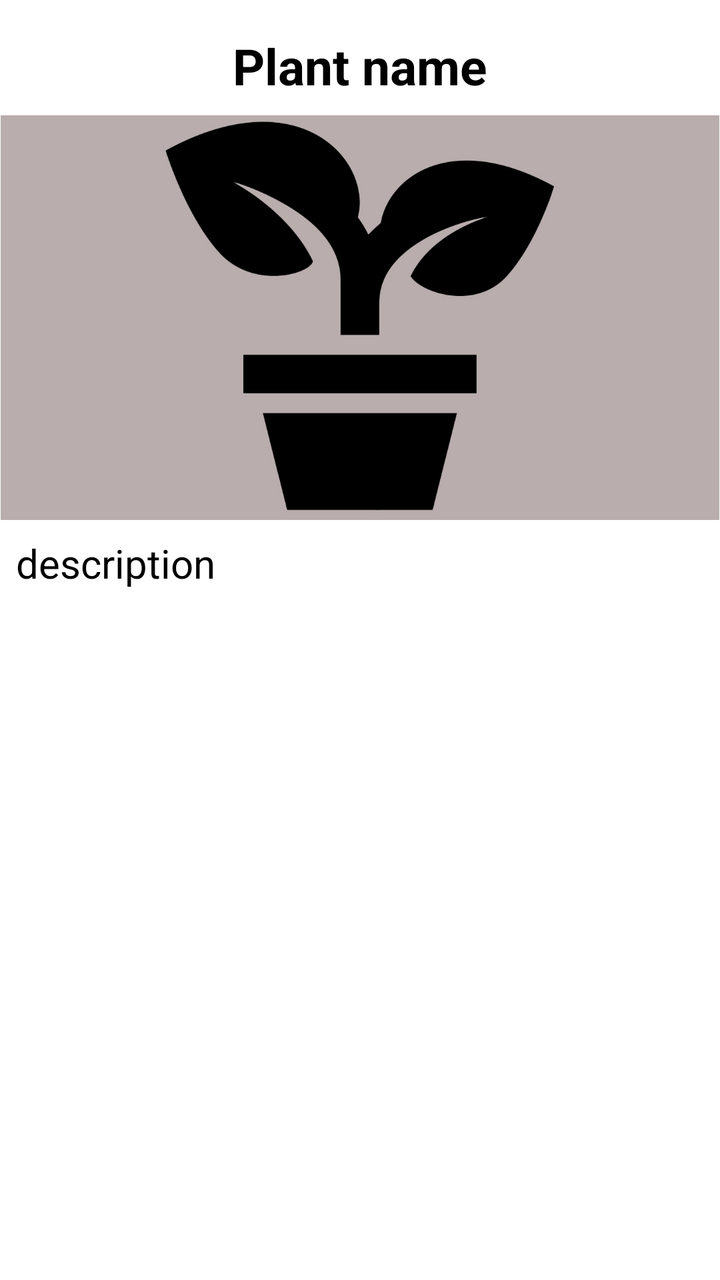
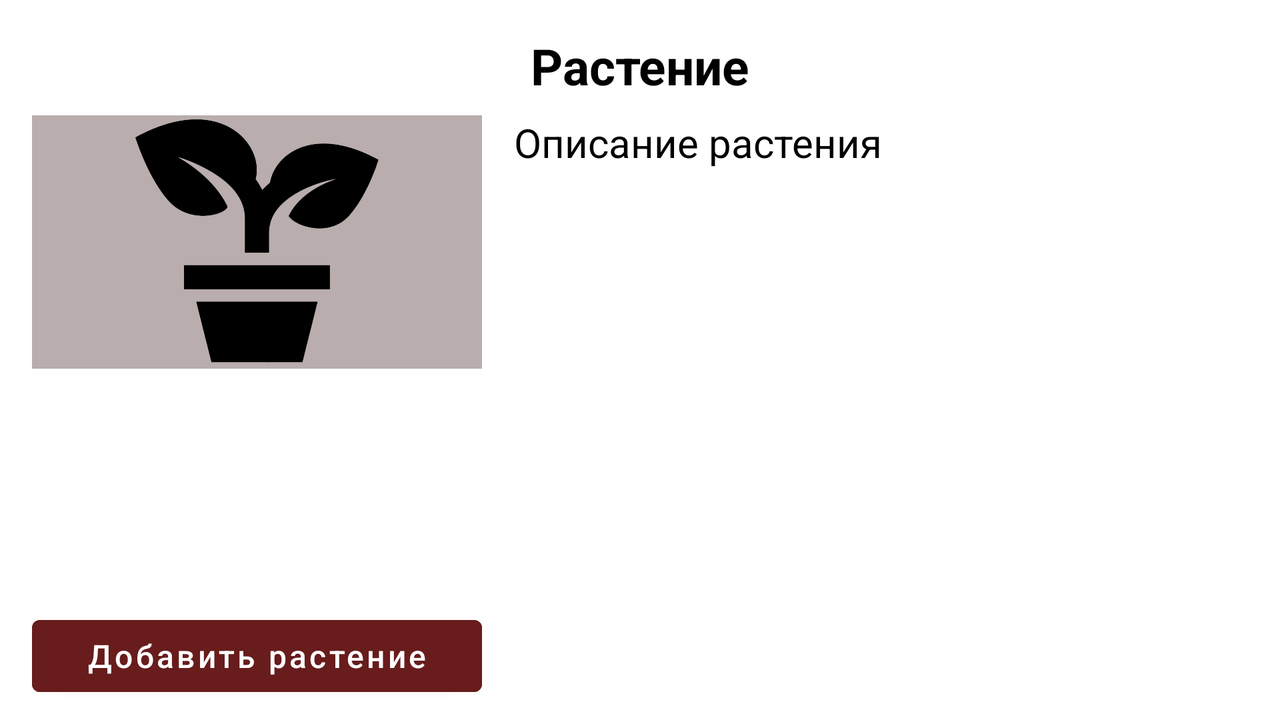

First picture: res/layout/ on a phone held upright. Second picture: the repository's own variant of that layout, on a device whose configuration matches the variant's folder. Source for both follows.
<!-- AndroidManifest.xml: application theme Theme.PlantsBook -->
<!-- res/layout/fragment_plant_info.xml -->
<?xml version="1.0" encoding="utf-8"?>
<FrameLayout xmlns:android="http://schemas.android.com/apk/res/android"
    xmlns:app="http://schemas.android.com/apk/res-auto"
    xmlns:tools="http://schemas.android.com/tools"
    android:layout_width="match_parent"
    android:layout_height="match_parent"
    tools:context=".fragments.PlantInfoFragment">

    <ScrollView
        android:id="@+id/scroll"
        android:layout_width="match_parent"
        android:layout_height="match_parent"
        android:layout_marginBottom="8dp">

        <androidx.constraintlayout.widget.ConstraintLayout
            android:id="@+id/constraint_layout"
            android:layout_width="match_parent"
            android:layout_height="match_parent"
            android:background="@color/background_color">

            <TextView
                android:id="@+id/tittlePlantInfo"
                android:layout_width="wrap_content"
                android:layout_height="wrap_content"
                android:layout_marginTop="16dp"
                android:gravity="center"
                android:isScrollContainer="true"
                android:text="Plant name"
                android:textAlignment="center"
                android:textColor="@color/black"
                android:textSize="25sp"
                android:textStyle="bold"
                app:layout_constraintEnd_toEndOf="parent"
                app:layout_constraintStart_toStartOf="parent"
                app:layout_constraintTop_toTopOf="parent" />

            <ImageView
                android:id="@+id/imagePlantInfo"
                android:layout_width="match_parent"
                android:layout_height="0dp"
                android:layout_marginTop="8dp"
                android:scaleType="fitCenter"
                android:src="@drawable/plant_image"
                app:layout_constraintDimensionRatio="H,16:9"
                app:layout_constraintEnd_toEndOf="parent"
                app:layout_constraintStart_toStartOf="parent"
                app:layout_constraintTop_toBottomOf="@id/tittlePlantInfo" />

            <TextView
                android:id="@+id/descriptionPlantInfo"
                android:layout_width="0dp"
                android:layout_height="wrap_content"
                android:layout_marginStart="8dp"
                android:layout_marginTop="8dp"
                android:layout_marginEnd="8dp"
                android:isScrollContainer="true"
                android:text="description"
                android:textAlignment="viewStart"
                android:textColor="@color/black"
                android:textSize="20sp"
                app:layout_constraintEnd_toEndOf="parent"
                app:layout_constraintStart_toStartOf="parent"
                app:layout_constraintTop_toBottomOf="@id/imagePlantInfo" />

        </androidx.constraintlayout.widget.ConstraintLayout>

    </ScrollView>




</FrameLayout>
<!-- resources referenced by this layout -->
<resources>
  <color name="background_color">#FFFFFFFF</color>
  <color name="black">#FF000000</color>
  <!-- drawable plant_image: jpg bitmap (drawable, 135615 bytes) -->
  <style name="Theme.PlantsBook" parent="Theme.MaterialComponents.DayNight">
          
          <item name="colorPrimary">@color/menu_color</item>
          <item name="colorPrimaryVariant">@color/menu_color</item>
          <item name="colorOnPrimary">@color/black</item>
          
          <item name="colorSecondary">@color/teal_200</item>
          <item name="colorSecondaryVariant">@color/teal_700</item>
          <item name="colorOnSecondary">@color/black</item>
          
          <item name="android:statusBarColor" tools:targetApi="l">?attr/colorPrimaryVariant</item>
          
      </style>
  <color name="menu_color">#60985151</color>
  <color name="teal_200">#FF03DAC5</color>
  <color name="teal_700">#FF018786</color>
</resources>
<!-- res/layout-land/fragment_plant_info.xml (the repository's variant of the layout above) -->
<!-- drawn on the phone turned sideways -->
<?xml version="1.0" encoding="utf-8"?>
<FrameLayout
    xmlns:android="http://schemas.android.com/apk/res/android"
    xmlns:app="http://schemas.android.com/apk/res-auto"
    xmlns:tools="http://schemas.android.com/tools"
    android:layout_width="match_parent"
    android:layout_height="match_parent"
    tools:context=".fragments.PlantInfoFragment">

    <androidx.constraintlayout.widget.ConstraintLayout
        android:layout_width="match_parent"
        android:layout_height="match_parent">

        <TextView
            android:id="@+id/tittlePlantInfo"
            android:layout_width="wrap_content"
            android:layout_height="wrap_content"
            android:layout_marginTop="16dp"
            android:gravity="center"
            android:isScrollContainer="true"
            android:text="@string/plant"
            android:textAlignment="center"
            android:textColor="@color/black"
            android:textSize="25sp"
            android:textStyle="bold"
            app:layout_constraintEnd_toEndOf="parent"
            app:layout_constraintStart_toStartOf="parent"
            app:layout_constraintTop_toTopOf="parent" />

        <ImageView
            android:id="@+id/imagePlantInfo"
            android:layout_width="0dp"
            android:layout_height="400dp"
            android:layout_marginLeft="16dp"
            android:layout_marginTop="8dp"
            android:scaleType="fitStart"
            android:src="@drawable/plant_image"
            app:layout_constraintDimensionRatio="H,16:9"
            app:layout_constraintEnd_toEndOf="parent"
            app:layout_constraintHorizontal_bias="0.0"
            app:layout_constraintVertical_bias="0.0"
            app:layout_constraintTop_toBottomOf="@id/tittlePlantInfo"
            app:layout_constraintStart_toStartOf="parent"/>

        <Button
            android:id="@+id/buttonAddPlant"
            android:layout_width="0dp"
            android:layout_height="wrap_content"
            android:layout_marginStart="16dp"
            android:layout_marginBottom="8dp"
            android:backgroundTint="@color/dark_red"
            android:text="@string/add_plant"
            android:textAllCaps="false"
            android:textColor="@color/white"
            android:textSize="16sp"
            app:layout_constraintBottom_toBottomOf="parent"
            app:layout_constraintEnd_toEndOf="@+id/imagePlantInfo"
            app:layout_constraintHorizontal_bias="0.0"
            app:layout_constraintStart_toStartOf="parent" />

        <ScrollView
            android:id="@+id/scroll"
            android:layout_width="0dp"
            android:layout_height="0dp"
            android:layout_marginTop="8dp"
            android:layout_marginStart="8dp"
            android:layout_marginEnd="16dp"
            android:layout_marginBottom="8dp"
            app:layout_constraintStart_toEndOf="@id/imagePlantInfo"
            app:layout_constraintEnd_toEndOf="parent"
            app:layout_constraintBottom_toBottomOf="parent"
            app:layout_constraintTop_toBottomOf="@id/tittlePlantInfo">

            <androidx.constraintlayout.widget.ConstraintLayout
                android:id="@+id/constraint_layout"
                android:layout_width="match_parent"
                android:layout_height="match_parent"
                android:background="@color/background_color">

                <TextView
                    android:id="@+id/descriptionPlantInfo"
                    android:layout_width="0dp"
                    android:layout_height="wrap_content"
                    android:layout_marginStart="8dp"
                    android:layout_marginTop="8dp"
                    android:layout_marginEnd="8dp"
                    android:isScrollContainer="true"
                    android:text="@string/plant_description"
                    android:textAlignment="viewStart"
                    android:textColor="@color/black"
                    android:textSize="20sp"
                    app:layout_constraintEnd_toEndOf="parent"
                    app:layout_constraintStart_toStartOf="parent"/>

            </androidx.constraintlayout.widget.ConstraintLayout>

        </ScrollView>

    </androidx.constraintlayout.widget.ConstraintLayout>

</FrameLayout>
<!-- resources referenced by the variant -->
<!-- as the phone turned sideways resolves them -->
<resources>
  <color name="background_color">#FFFFFFFF</color>
  <color name="black">#FF000000</color>
  <color name="dark_red">#681C1C</color>
  <color name="white">#FFFFFFFF</color>
  <!-- drawable plant_image: jpg bitmap (drawable, 135615 bytes) -->
  <string name="add_plant">Добавить растение</string>
  <string name="plant">Растение</string>
  <string name="plant_description">Описание растения</string>
  <style name="Theme.PlantsBook" parent="Theme.MaterialComponents.DayNight">
          
          <item name="colorPrimary">@color/menu_color</item>
          <item name="colorPrimaryVariant">@color/menu_color</item>
          <item name="colorOnPrimary">@color/black</item>
          
          <item name="colorSecondary">@color/teal_200</item>
          <item name="colorSecondaryVariant">@color/teal_700</item>
          <item name="colorOnSecondary">@color/black</item>
          
          <item name="android:statusBarColor" tools:targetApi="l">?attr/colorPrimaryVariant</item>
          
      </style>
  <color name="menu_color">#60985151</color>
  <color name="teal_200">#FF03DAC5</color>
  <color name="teal_700">#FF018786</color>
</resources>
